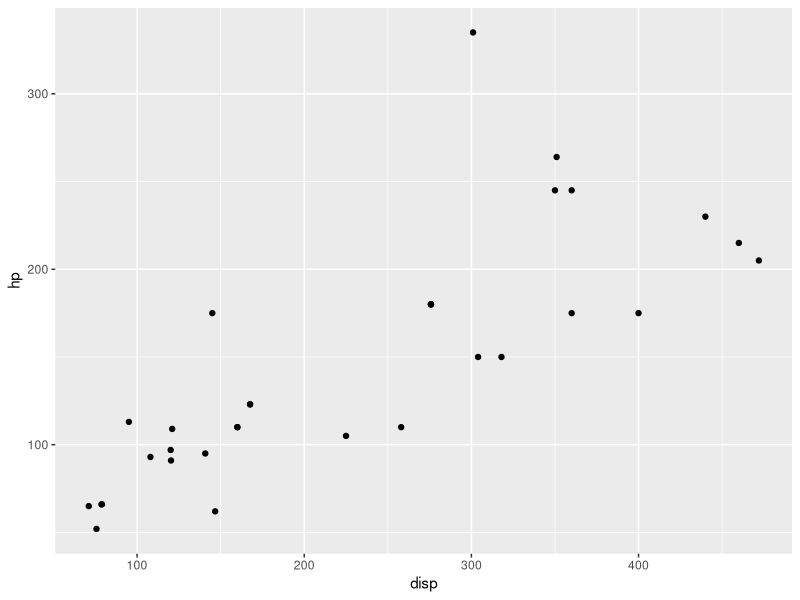
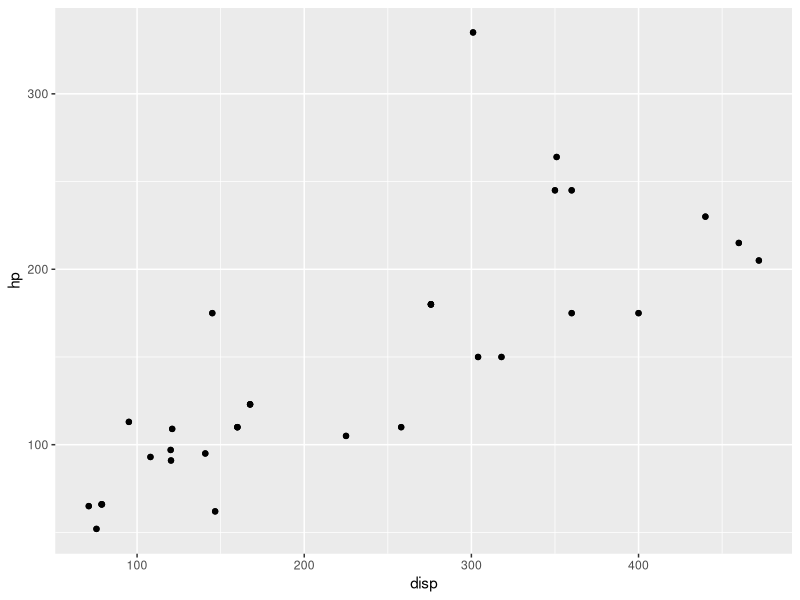
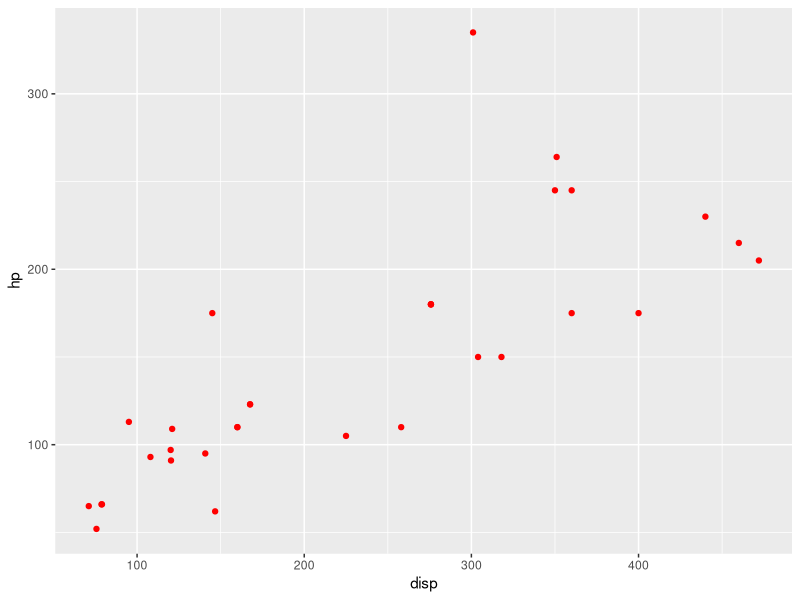
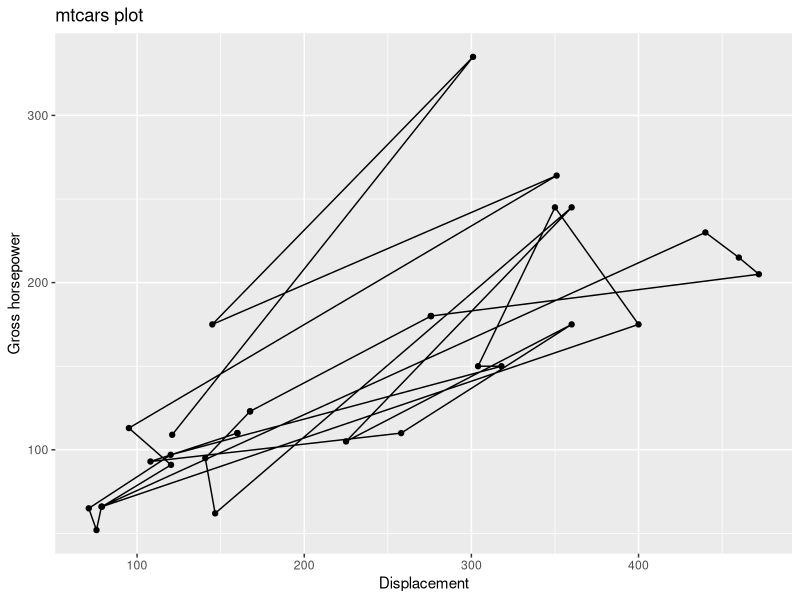
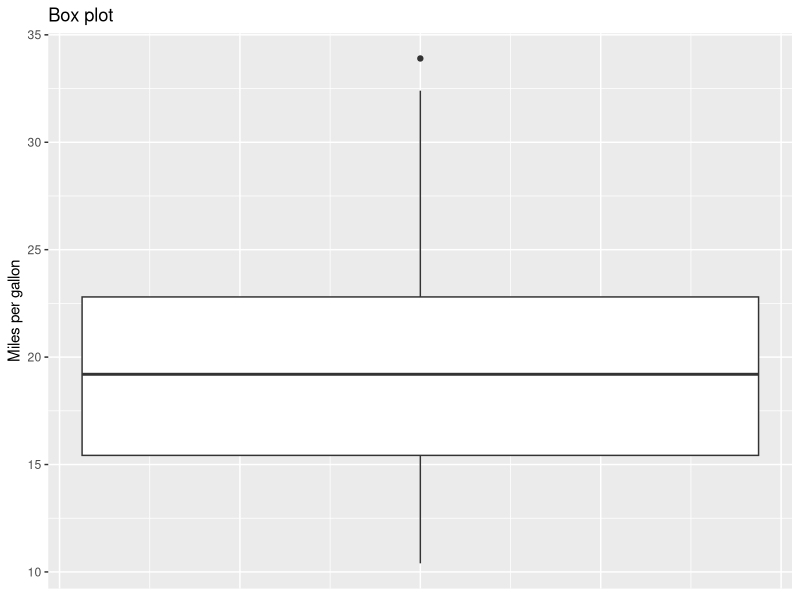
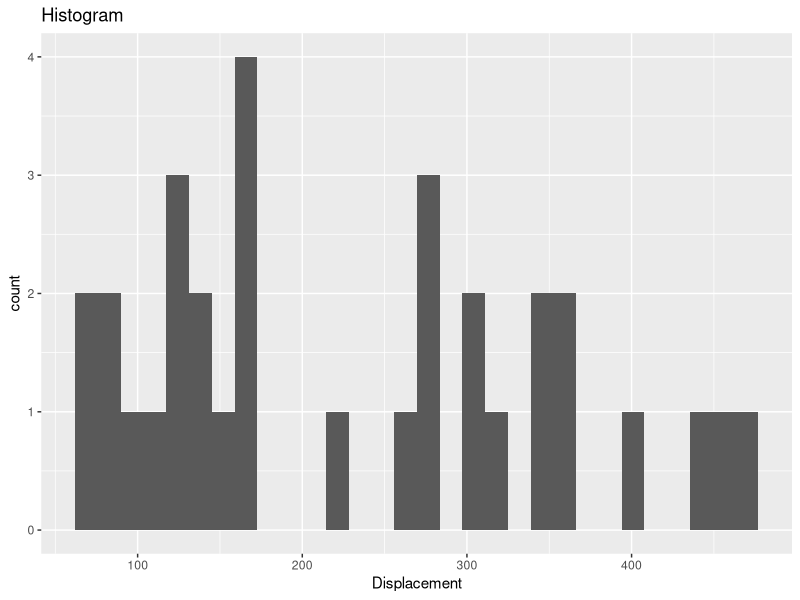
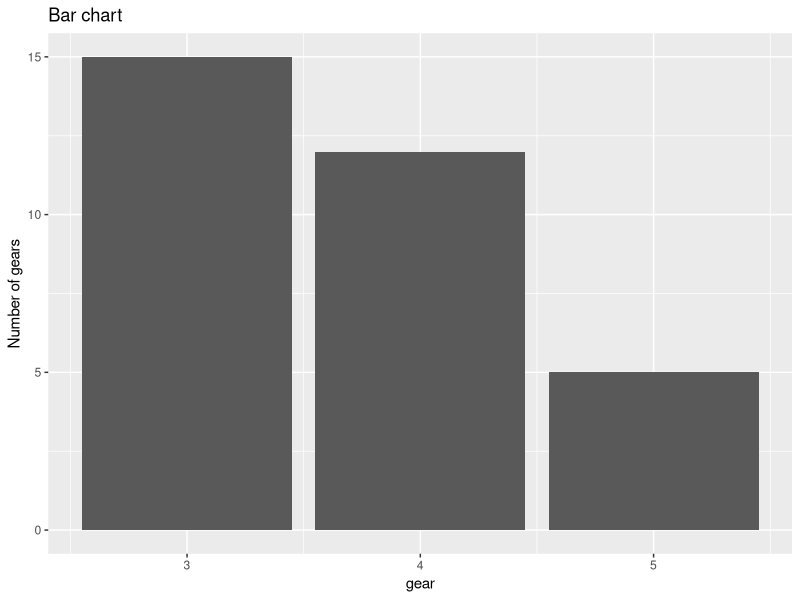

Generate these figures, in order, with R:
#R: A first look course
#Sheet 5: An introduction to the tidyverse
#IT Learning Centre, University of Oxford
#Srinivasa Rao, 2022

#### PACKAGES ####
# Packages are a way to reuse others' code that is publicly available

# If you're running this on your own computer, the command you need to run is
#install.packages("tidyverse")
# (uncomment it first before running it).  You only need to do this once per computer (unless
# you completely reinstall R or your operating system).

# Load a package
library(tidyverse)

#### PIPES ####

sum(1:10)
1:10 %>% sum

# Pipes clearly show from left to right the order of operations
# which is convenient when you have long chains of operations.
# For instance, let's reload the iris dataset.

my.iris <- iris
my.iris.num <- my.iris[,-5] #Get rid of the species column

# Then the following are equivalent, but the latter is (I would argue) clearer.

round(mean(apply(my.iris.num, 2, sd)), digits=2)
my.iris.num %>% apply(2, sd) %>% mean %>% round(digits=2)

# especially so when written on separate lines like so
my.iris.num %>% 
  apply(2, sd) %>% 
  mean %>% 
  round(digits=2)

# The round() function rounds decimal numbers by default to the nearest whole number 
# and using the "digits" parameter to that number of decimal places.

# We can store the output of a pipe using the assignment operator, as before.

val <- my.iris.num %>% apply(2, sd) %>% mean %>% round(digits=2)

# If you prefer, you can also type the assignment operator the other way around, and put it at the
# end, like this.

my.iris.num %>% 
  apply(2, sd) %>% 
  mean %>% 
  round(digits=2) -> val

#### GGPLOT2: prettier plots ####

cars_dataset <- read.csv("Data/mtcars.csv")

# The basic function is "ggplot" itself.  Let's initialise a plot object.
plot1 <- ggplot(data = cars_dataset, aes(x=disp, y=hp))

# Here we're telling R that any plots we make on that plot object will use data from "cars_dataset",
# that the x-axis will be "disp" and the y will be "hp".  The "aes" stands for "aesthetics": i.e.
# the visual characteristics of the plot.

plot1 + geom_point()

# Here we've added the points to plot1, and displayed it.  But notice that this hasn't stored
# the resulting plot anywhere: if you enter "plot1" now into the console, it will just display
# some empty axes.  To store it back under the name "plot1" for later use, we would write:

plot1 <- plot1 + geom_point()

# and then you could enter "plot1" into the console to see it.  Alternatively, you could write

(plot1 <- plot1 + geom_point())

# because brackets around an assignment tell R to then print whatever you've just defined.

# Let's set up the empty axes again, so we can try different types of plot.

plot2 <- ggplot(data = cars_dataset, aes(x=disp, y=hp))

# What if we wanted the points to be red, like before?

(plot2 <- plot2 + geom_point(colour="red"))

# What if we wanted axis labels, and maybe also lines between the points?

(plot3 <- ggplot(data = cars_dataset, aes(x=disp, y=hp)) +
            geom_point() + geom_path() + #Add points, then lines
            labs(x = "Displacement", y= "Gross horsepower", title = "mtcars plot"))

# ggplot actually has a function which automatically joins the points in left-to-right order:
# it's called "geom_line".

# Let's round up the other types of plot.  We'll just provide the sample code here, without
# much commentary.

#### EXERCISE 13 ####
# Run the code below to see what it does.  Add any comments you feel are necessary.
(box_plot <- ggplot(data = cars_dataset, aes(y=mpg)) + geom_boxplot() +
              labs(y = "Miles per gallon", title = "Box plot") +
              theme(axis.text.x=element_blank(), axis.ticks.x = element_blank())
                                  #Remove meaningless x-axis
)
(hist <- ggplot(data= cars_dataset, aes(x=disp)) + geom_histogram() +
              labs(x = "Displacement", title = "Histogram") )

(bar_chart <- ggplot(data = cars_dataset, aes(x=gear)) + geom_bar() +
              labs(y = "Number of gears", title = "Bar chart"))
      #Notice we don't have to make a frequency table first any more!



























